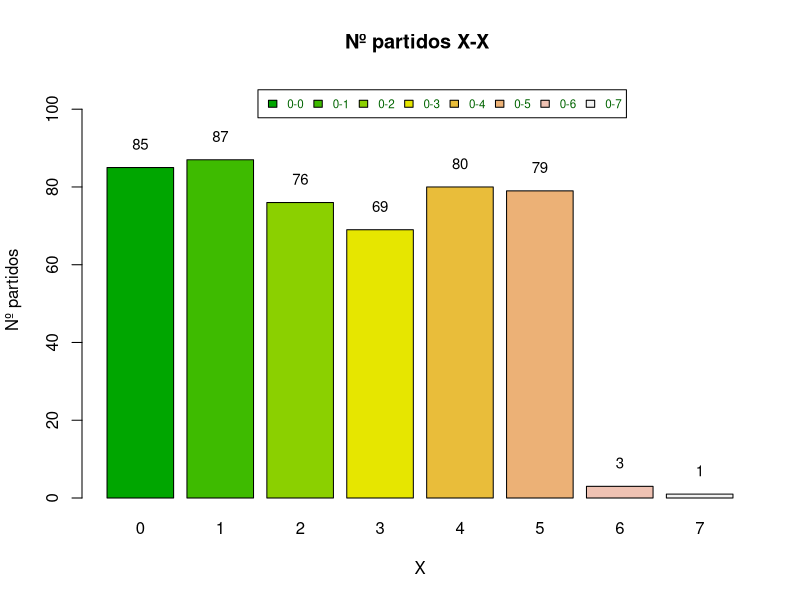
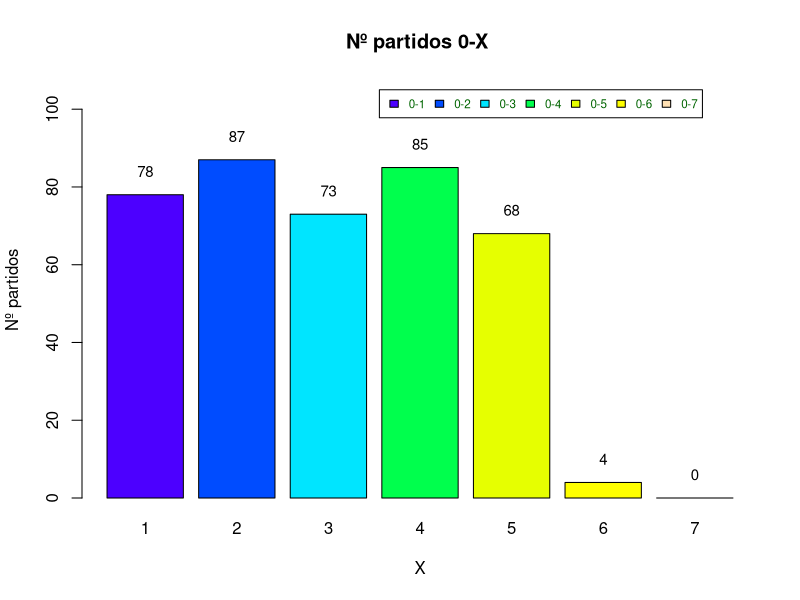

Write the R code that produced these figures, in order.
#1) Cargar dataframe
datos = read.csv("futbolNEW.csv",header=TRUE)
str(datos)
#2) Añadir tres partidos a la lista
añadidos = data.frame(Casa=c(10,11,10),Visitante=c(0,8,9))
datos=rbind(datos,añadidos)

  # #2a) tabla de frecuencias absolutas y relativas (EJERCICIO 9)
  # t1 = table(datos)
  # t2 = 100*prop.table(t1)
  # 
  # #2b) Resultados que no se han producido
  # resultados = data.frame(t1)
  # resultados=resultados[resultados$Freq==0,]
  # resultados
  # 
  # #2c) Resultado de más frecuencia
  # resultados = data.frame(t1)
  # resultados[resultados$Freq==max(resultados$Freq),]
  # 
  # #2d) ¿Con qué frecuencia relativa (porcentaje) se da los partidos en los que el equipo de casa no marca un gol?
  # t3 = apply(t2,MARGIN=1,FUN=sum)
  # t3=round(t3,2)
  # 
  # #2e) ¿Con qué frecuencia relativa (porcentaje) se da los partidos en los que el equipo visitante no marca un gol? Usa la función sum o cumsum, el método apply y MARGIN adecuado. 
  # t4 = apply(t2,MARGIN=2,FUN=sum)
  # t4=round(t4,2)
  # 
  # #2f) Gráfica de los partidos 0-X
  # # Gráfica de los partidos cuyo resultado es  0 - X, según los goles de los visitantes
  # partidos0X = t1["0",]
  # colores=topo.colors(length(partidos0X))
  # old.par=par()
  # par=(mar=c(0,0,0,0))
  # migrafica = barplot(partidos0X,main="Nº partidos 0-X ",beside=TRUE,xlab="X",ylab="Nº partidos",
  #                     horiz=FALSE,col=colores, ylim=c(0,max(partidos0X)+20),
  #                     legend.text =names(t1["0",]),
  #                     args.legend = list(x=20,y=40,cex=0.5,horiz=TRUE,text.col="darkgreen"))
  # text(migrafica, partidos0X + 0.1 , partidos0X, cex=0.6,pos=3) 
  # par = old.par
  
#3) Cálculo del nuevo vector QUINIELAS
datos$Quiniela = (datos$Casa>datos$Visitante)*1+(datos$Casa<datos$Visitante)*2
datos$Quiniela = as.factor(datos$Quiniela)
levels(datos$Quiniela) = c("X","1","2")
# datos$Quiniela=ordered(datos$Quiniela,levels=c("1","X","2"))

#4) tabla frecuencias absolutas ftable, con Quiniela en columnas
t1 = ftable(datos,col.vars = c("Quiniela"))
t1

#5) Tabla de frecuencias absolutas de partidos empatados
cat("\014")
empatados = datos[datos$Quiniela=="X",]
t2 = table(empatados)
t3 = apply(t2, MARGIN = 1,FUN=sum) 
#reduzco y quito la información de quinielas, y como la de Casa y 
# visitante es la misma en este caso, me quedo solo con la variación CASA
t3

#6) partidos empatados en total
sum(t3)
t2 = t3

#7) partidos que ganaron los visitantes 0 - ...
visitantes = datos[datos$Quiniela=="2",]
t3 = apply(table(visitantes),MARGIN=c(1,2),FUN=sum)
t4 =t3["0",]

cat("\014")

#8) gráfica
colores = terrain.colors(length(t2))
leyenda = paste0("0-",names(t2))
old.par=par()
par=(mar=c(0,0,0,0))
b1 = barplot (t2,main="Nº partidos X-X ",beside=TRUE,xlab="X",ylab="Nº partidos",
              horiz=FALSE,col=colores, ylim=c(0,max(t4)+20),
              legend.text =leyenda,
              args.legend = list(x=8,y=105,cex=0.7,horiz=TRUE,text.col="darkgreen"))
text(b1,t2+2,t2,cex=0.9,pos=3)
par = old.par

#9) gráfica
colores = topo.colors(length(t4))
leyenda = paste0("0-",names(t4))
old.par=par()
par=(mar=c(0,0,0,0))
b1 = barplot (t4,main="Nº partidos 0-X ",beside=TRUE,xlab="X",ylab="Nº partidos",
              horiz=FALSE,col=colores, ylim=c(0,max(t4)+20),
              legend.text =leyenda,
              args.legend = list(x=8,y=105,cex=0.7,horiz=TRUE,text.col="darkgreen"))
text(b1,t4+2,t4,cex=0.9,pos=3)
par = old.par
